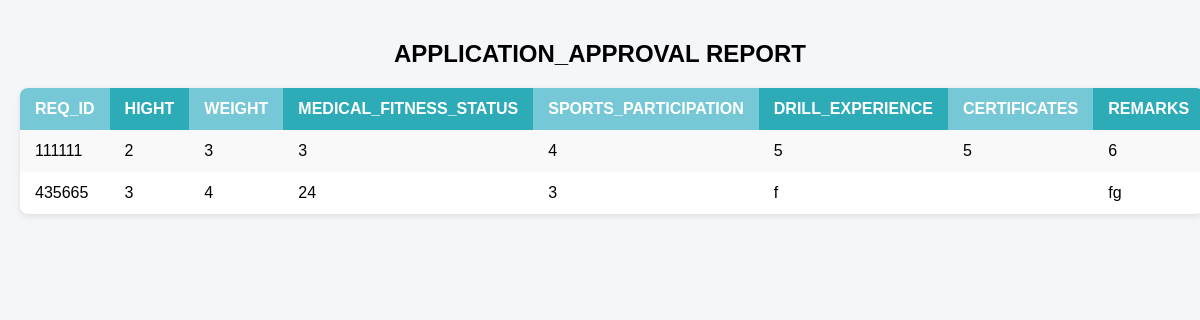
/NCC_REPORT.PHP, run on the app's committed database.
### tables this page shows
CREATE TABLE `ncc_requirements` (
  `req_id` varchar(100) NOT NULL,
  `height` varchar(100) NOT NULL,
  `weight` varchar(100) NOT NULL,
  `medical_fitness_status` varchar(100) NOT NULL,
  `sports_participation` varchar(100) NOT NULL,
  `drill_experience` varchar(100) NOT NULL,
  `certificates` varchar(100) NOT NULL,
  `remarks` varchar(100) NOT NULL
);

### NCC_REPORT.PHP (the view, shortened to what this page needs)
<?php
$dsn="mysql:host=localhost;dbname=online forum;charset=utf8mb4";
$username="root";
$password="";
try{
$CONN=new PDO($dsn,$username,$password);
$CONN->setAttribute(PDO::ATTR_ERRMODE,PDO::ERRMODE_EXCEPTION);
}catch(PDOException $e){
die("connection failed:" . $e->getMessage());}
$stmt=$CONN->query("SELECT * FROM ncc_requirements");
$rows=$stmt->fetchAll(PDO::FETCH_ASSOC);?>
<!DOCTYPE html>
<html>
<head>
</head><body>
<h2 align="center">APPLICATION_APPROVAL REPORT</h2>
<?php if(!empty($rows)):?>
<table>
<tr>
<th>REQ_ID</th>
<th>HIGHT</th>
<th>WEIGHT</th>
<th>MEDICAL_FITNESS_STATUS</th>
<th>SPORTS_PARTICIPATION</th>
<th>DRILL_EXPERIENCE</th>
<th>CERTIFICATES</th>
<th>REMARKS</th>
</tr>
<?php foreach($rows as $row):?>
<tr><td><?php echo htmlspecialchars($row['req_id']); ?></td>
<td><?php echo htmlspecialchars($row['height']); ?></td>
<td><?php echo htmlspecialchars($row['weight']); ?></td>
<td><?php echo htmlspecialchars($row['medical_fitness_status']); ?></td>
<td><?php echo htmlspecialchars($row['sports_participation']); ?></td>
<td><?php echo htmlspecialchars($row['drill_experience']); ?></td>
<td><?php echo htmlspecialchars($row['certificates']); ?>
<td><?php echo htmlspecialchars($row['remarks']); ?>
</td>
</tr>
<?php endforeach; ?>
</table>
<?php endif; ?>
</body>
</html>

### NCC_REPORT.PHP (style rules this page uses)
body { font-family: Arial, sans-serif; background: #f4f6f9; margin: 0; padding: 20px; }
table { width: 100%; border-collapse: collapse; background: #fff; box-shadow: 0 2px 6px rgba(0,0,0,0.1); border-radius: 8px; overflow: hidden; }
th, td { padding: 12px 15px; text-align: left; }
th { background: #007bff; color: #fff; font-weight: bold; }
tr:nth-child(even) { background: #f9f9f9; }
th:nth-child(odd) { background: #77c8d6; color: #fff; }
th:nth-child(even) { background: #2dacb7; color: #fff; }

### data on the page
ncc_requirements: req_id "111111", height "2", weight "3", medical_fitness_status "3", sports_participation "4", drill_experience "5", certificates "5", remarks "6"
ncc_requirements: req_id "435665", height "3", weight "4", medical_fitness_status "24", sports_participation "3", drill_experience "f", remarks "fg"
